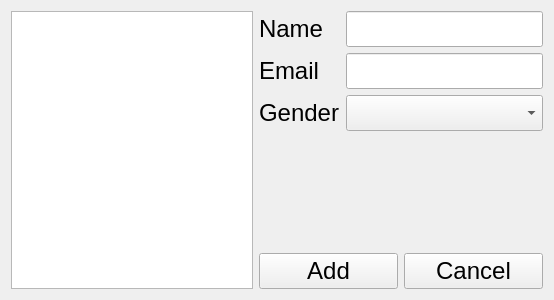
<?xml version="1.0" encoding="UTF-8"?>
<ui version="4.0">
 <class>UsersGUI</class>
 <widget class="QWidget" name="UsersGUI">
  <property name="geometry">
   <rect>
    <x>0</x>
    <y>0</y>
    <width>554</width>
    <height>300</height>
   </rect>
  </property>
  <property name="windowTitle">
   <string>UsersGUI</string>
  </property>
  <layout class="QHBoxLayout" name="horizontalLayout_2">
   <item>
    <widget class="QListWidget" name="usersList">
     <property name="font">
      <font>
       <pointsize>18</pointsize>
      </font>
     </property>
    </widget>
   </item>
   <item>
    <layout class="QVBoxLayout" name="verticalLayout">
     <item>
      <layout class="QFormLayout" name="formLayout">
       <item row="0" column="0">
        <widget class="QLabel" name="label">
         <property name="font">
          <font>
           <pointsize>18</pointsize>
          </font>
         </property>
         <property name="text">
          <string>Name</string>
         </property>
        </widget>
       </item>
       <item row="0" column="1">
        <widget class="QLineEdit" name="nameEdit">
         <property name="font">
          <font>
           <pointsize>18</pointsize>
          </font>
         </property>
        </widget>
       </item>
       <item row="1" column="0">
        <widget class="QLabel" name="label_2">
         <property name="font">
          <font>
           <pointsize>18</pointsize>
          </font>
         </property>
         <property name="text">
          <string>Email</string>
         </property>
        </widget>
       </item>
       <item row="1" column="1">
        <widget class="QLineEdit" name="emailEdit">
         <property name="font">
          <font>
           <pointsize>18</pointsize>
          </font>
         </property>
        </widget>
       </item>
       <item row="2" column="0">
        <widget class="QLabel" name="label_3">
         <property name="font">
          <font>
           <pointsize>18</pointsize>
          </font>
         </property>
         <property name="text">
          <string>Gender</string>
         </property>
        </widget>
       </item>
       <item row="2" column="1">
        <widget class="QComboBox" name="genderComboBox">
         <property name="font">
          <font>
           <pointsize>18</pointsize>
          </font>
         </property>
        </widget>
       </item>
      </layout>
     </item>
     <item>
      <layout class="QHBoxLayout" name="horizontalLayout">
       <item>
        <widget class="QPushButton" name="addButton">
         <property name="font">
          <font>
           <pointsize>18</pointsize>
          </font>
         </property>
         <property name="text">
          <string>Add</string>
         </property>
        </widget>
       </item>
       <item>
        <widget class="QPushButton" name="cancelButton">
         <property name="font">
          <font>
           <pointsize>18</pointsize>
          </font>
         </property>
         <property name="text">
          <string>Cancel</string>
         </property>
        </widget>
       </item>
      </layout>
     </item>
    </layout>
   </item>
  </layout>
 </widget>
 <layoutdefault spacing="6" margin="11"/>
 <resources/>
 <connections/>
</ui>
